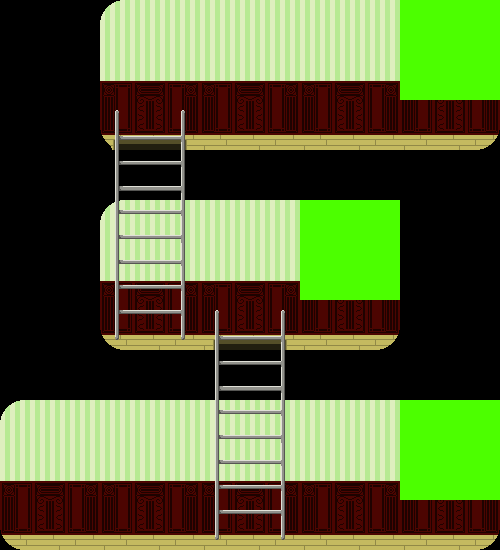

This game map was drawn from its Tiled (.tmx) file and the tilesets committed beside it. A one-line description and the full map source follow:
An orthogonal 10x11 tile map with 50x50 px tiles, 3 tile layers (Tile Layer 1, Tile Layer 2, Tile Layer 3), 3 tilesets and 5 objects.

<map version="1.0" orientation="orthogonal" renderorder="right-down" width="10" height="11" tilewidth="50" tileheight="50" nextobjectid="12">
 <tileset firstgid="1" name="BackGround" tilewidth="50" tileheight="50" tilecount="18" columns="6">
  <image source="BackGround.png" width="300" height="150" />
 </tileset>
 <tileset firstgid="19" name="ladder" tilewidth="50" tileheight="50" tilecount="10" columns="2">
  <image source="ladder.png" width="100" height="250" />
 </tileset>
 <tileset firstgid="29" name="Interactable" tilewidth="50" tileheight="50" tilecount="4" columns="2">
  <image source="Interactable.png" width="100" height="100" />
 </tileset>
 <layer name="Tile Layer 1" width="10" height="11">
  <data encoding="csv">
0,0,1,2,3,4,3,4,5,6,
0,0,7,8,9,10,9,10,11,12,
0,0,13,14,15,16,15,16,17,18,
0,0,0,0,0,0,0,0,0,0,
0,0,1,2,3,4,5,6,0,0,
0,0,7,8,9,10,11,12,0,0,
0,0,13,14,15,16,17,18,0,0,
0,0,0,0,0,0,0,0,0,0,
1,2,3,4,3,4,3,4,5,6,
7,8,9,10,9,10,9,10,11,12,
13,14,15,16,15,16,15,16,17,18
</data>
 </layer>
 <layer name="Tile Layer 2" width="10" height="11">
  <data encoding="csv">
0,0,0,0,0,0,0,0,0,0,
0,0,0,0,0,0,0,0,0,0,
0,0,19,20,0,0,0,0,0,0,
0,0,21,22,0,0,0,0,0,0,
0,0,23,24,0,0,0,0,0,0,
0,0,25,26,0,0,0,0,0,0,
0,0,27,28,19,20,0,0,0,0,
0,0,0,0,21,22,0,0,0,0,
0,0,0,0,23,24,0,0,0,0,
0,0,0,0,25,26,0,0,0,0,
0,0,0,0,27,28,0,0,0,0
</data>
 </layer>
 <layer name="Tile Layer 3" width="10" height="11">
  <data encoding="csv">
0,0,0,0,0,0,0,0,29,30,
0,0,0,0,0,0,0,0,31,32,
0,0,0,0,0,0,0,0,0,0,
0,0,0,0,0,0,0,0,0,0,
0,0,0,0,0,0,29,30,0,0,
0,0,0,0,0,0,31,32,0,0,
0,0,0,0,0,0,0,0,0,0,
0,0,0,0,0,0,0,0,0,0,
0,0,0,0,0,0,0,0,29,30,
0,0,0,0,0,0,0,0,31,32,
0,0,0,0,0,0,0,0,0,0
</data>
 </layer>
 <objectgroup name="floors">
  <object id="1" x="100" y="335" width="300" height="15" />
  <object id="2" x="0" y="535" width="500" height="15" />
  <object id="9" x="100" y="135" width="400" height="15" />
 </objectgroup>
 <objectgroup name="ladders">
  <object id="10" x="125" y="110" width="50" height="225" />
  <object id="11" x="222" y="308" width="54" height="231" />
 </objectgroup>
</map>
